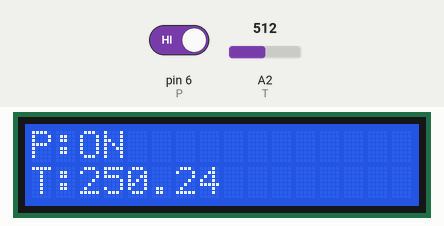
Simulated run of this sketch. Board: Arduino Uno, built with avr-gcc and run on an emulated ATmega328P. On the bench: 16×2 character LCD. The test bench sets the inputs (shaded band); at power-on: pin 6 (P) HIGH, A2 (T) = 512. What the sketch prints to the serial monitor is not drawn.

Above: at 3.2 s.
3.3 s: pin 6 (P) driven LOW
At 5.4 s:
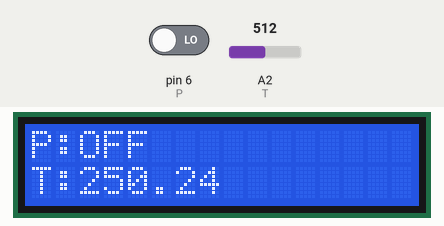
6.0 s: A2 (T) set to 716
At 7.1 s:
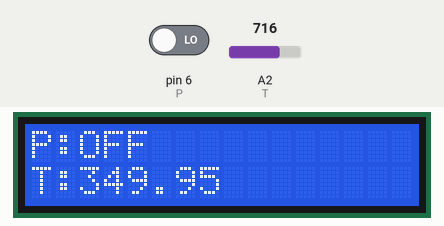
8.7 s: A2 (T) set to 900
At 10.5 s:
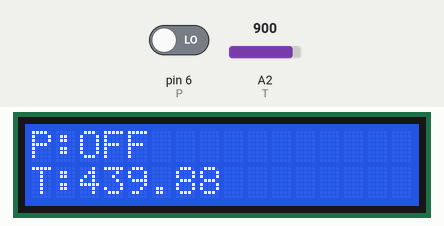
11.5 s: pin 6 (P) driven HIGH
At 13.4 s:
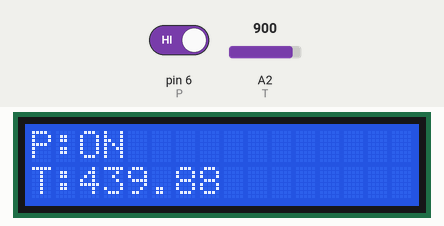
14.2 s: A2 (T) set to 1023
At 16.9 s:
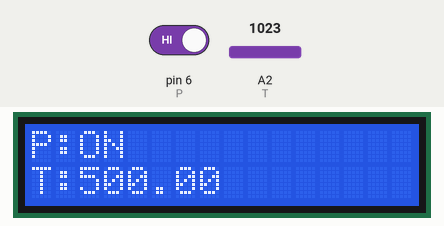
Timing chart, 0 to 18.4 s (numbered marks = the images above; inputs shaded):
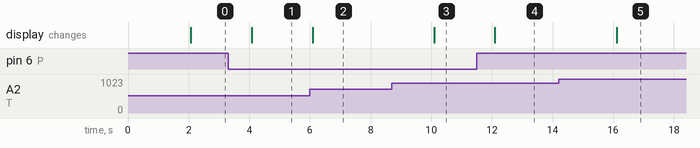

Measured:
- after the input at 3.3 s, the display: changes after 0.78 s (image 1)
- after the input at 6.0 s, the display: changes after 0.08 s (image 2)
- after the input at 8.7 s, the display: changes after 1.4 s (image 3)
- after the input at 11.5 s, the display: changes after 0.60 s (image 4)
- after the input at 14.2 s, the display: changes after 1.9 s (image 5)

The sketch:

temprature_sensor.ino
```cpp
#include<LiquidCrystal.h> //include LCD library to work with LCD display
LiquidCrystal lcd(8, 9, 10, 11, 12, 13); //LCD connected to pins RS-En, E-Rs, 10-D4, 11-D5, 12-D6, 13-D7

int P = 6; //POWER SWITCH
int T = A2; // A2 has already been defined as Analog Pin 2 in arduino lib


void setup()
{
  lcd.begin(16, 2);
  pinMode(P, INPUT);
  Serial.begin(9600);
  lcd.clear();
  lcd.setCursor(0, 0);
  lcd.print("Systems");
  Serial.println("Systems - TEMPERATURE & POWER Sensor");
  Serial.println();
  Serial.println();
  delay(2000);
  lcd.clear();
}


/*==========================================================================================*/
/*                     FUNCTION TO GET TEMPERATURE SENSOR OUTPUT                            */
/*==========================================================================================*/

void TEMPERATURE()
{
  lcd.clear();
  int value_temp = analogRead(T); //Read analog value of temperature sensor output from pin A2
  float millivolts_temp = (value_temp / 1023.0) * 5000; //convert it to milli volts output ([actual temperature output from sensor] * [Input voltage (5V = 5000mV)] / [Resolution of ADC 2^10 = 1024])
  float CELSIUS = millivolts_temp / 10;
  lcd.setCursor(0, 1);
  lcd.print("T:");
  lcd.print(CELSIUS);
  Serial.print("Temperature : ");
  Serial.println(CELSIUS);
}

/*==========================================================================================*/
/*                     FUNCTION TO GET POWER SENSOR OUTPUT                                  */
/*==========================================================================================*/

void POWER()
{
  if (digitalRead(P) == LOW)
  {
    lcd.setCursor(0, 0);
    lcd.print("P:");
    lcd.print("OFF");
    Serial.println("Power : OFF");
  }
  else
  {
    lcd.setCursor(0, 0);
    lcd.print("P:");
    lcd.print("ON ");
    Serial.println("Power : ON");
  }
}

/*==========================================================================================*/
/*                     MAIN FUNCTION TO LOOP ALL THE ABOVE FUNCTIONS                        */
/*==========================================================================================*/

void loop()
{
  TEMPERATURE();
  POWER();
  Serial.println();
  delay(2000);
}
```
